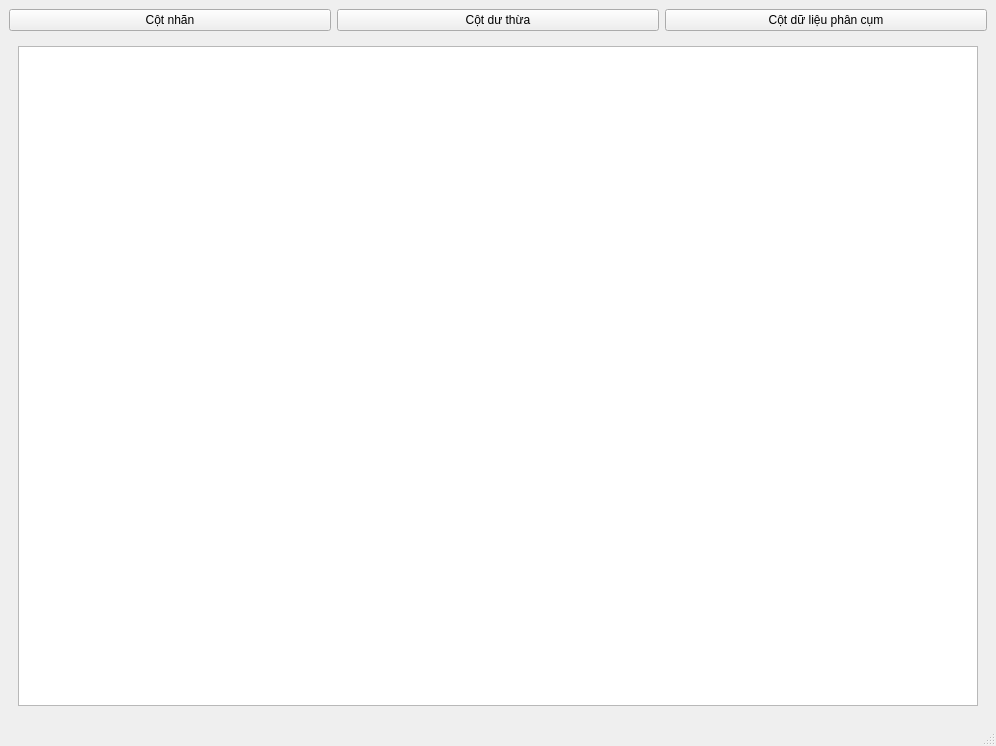
<?xml version="1.0" encoding="UTF-8"?>
<ui version="4.0">
 <class>MainWindow</class>
 <widget class="QMainWindow" name="MainWindow">
  <property name="geometry">
   <rect>
    <x>0</x>
    <y>0</y>
    <width>996</width>
    <height>746</height>
   </rect>
  </property>
  <property name="windowTitle">
   <string>MainWindow</string>
  </property>
  <widget class="QWidget" name="centralwidget">
   <layout class="QGridLayout" name="gridLayout_3">
    <item row="0" column="0">
     <widget class="QPushButton" name="pushButton">
      <property name="text">
       <string>Cột nhãn</string>
      </property>
     </widget>
    </item>
    <item row="0" column="1">
     <widget class="QPushButton" name="pushButton_2">
      <property name="text">
       <string>Cột dư thừa</string>
      </property>
     </widget>
    </item>
    <item row="0" column="2">
     <widget class="QPushButton" name="pushButton_3">
      <property name="text">
       <string>Cột dữ liệu phân cụm</string>
      </property>
     </widget>
    </item>
    <item row="1" column="0" colspan="3">
     <widget class="QStackedWidget" name="stackedWidget">
      <widget class="QWidget" name="page">
       <layout class="QGridLayout" name="gridLayout_4">
        <item row="0" column="0">
         <widget class="QTableWidget" name="tableWidget"/>
        </item>
       </layout>
      </widget>
      <widget class="QWidget" name="page_2">
       <layout class="QGridLayout" name="gridLayout_5">
        <item row="0" column="0">
         <widget class="QTableWidget" name="tableWidget_2"/>
        </item>
       </layout>
      </widget>
      <widget class="QWidget" name="page_5">
       <layout class="QGridLayout" name="gridLayout_6">
        <item row="0" column="0">
         <widget class="QTableWidget" name="tableWidget_3"/>
        </item>
       </layout>
      </widget>
     </widget>
    </item>
   </layout>
  </widget>
  <widget class="QMenuBar" name="menubar">
   <property name="geometry">
    <rect>
     <x>0</x>
     <y>0</y>
     <width>996</width>
     <height>26</height>
    </rect>
   </property>
  </widget>
  <widget class="QStatusBar" name="statusbar"/>
 </widget>
 <resources/>
 <connections/>
</ui>
